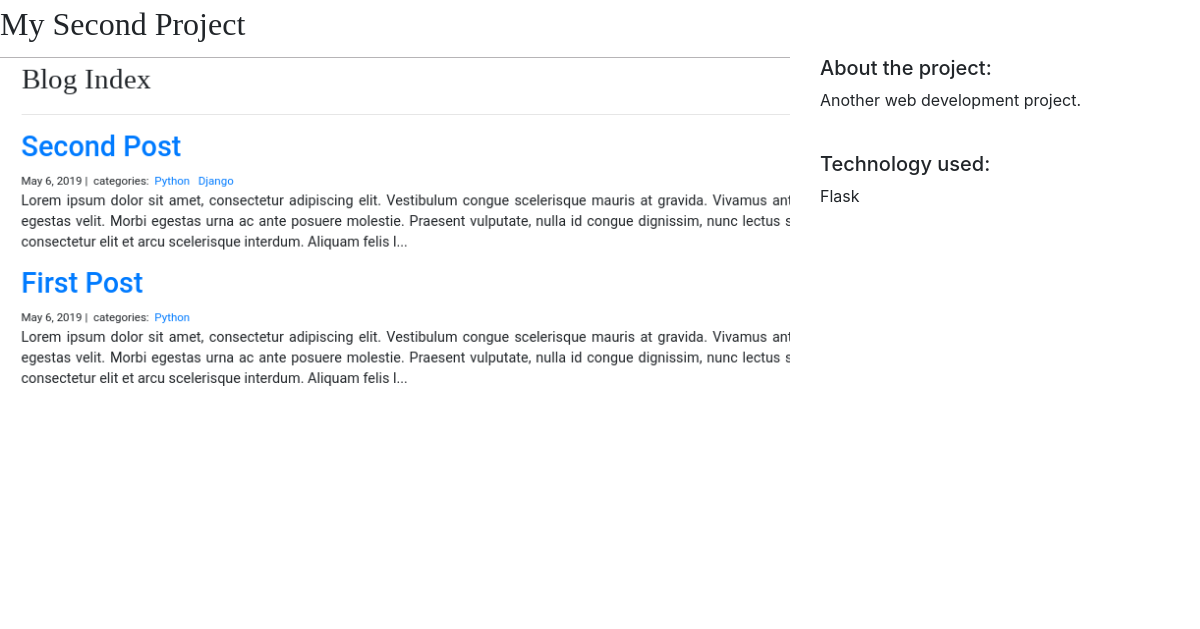
The page /2/ on the database as committed earlier.
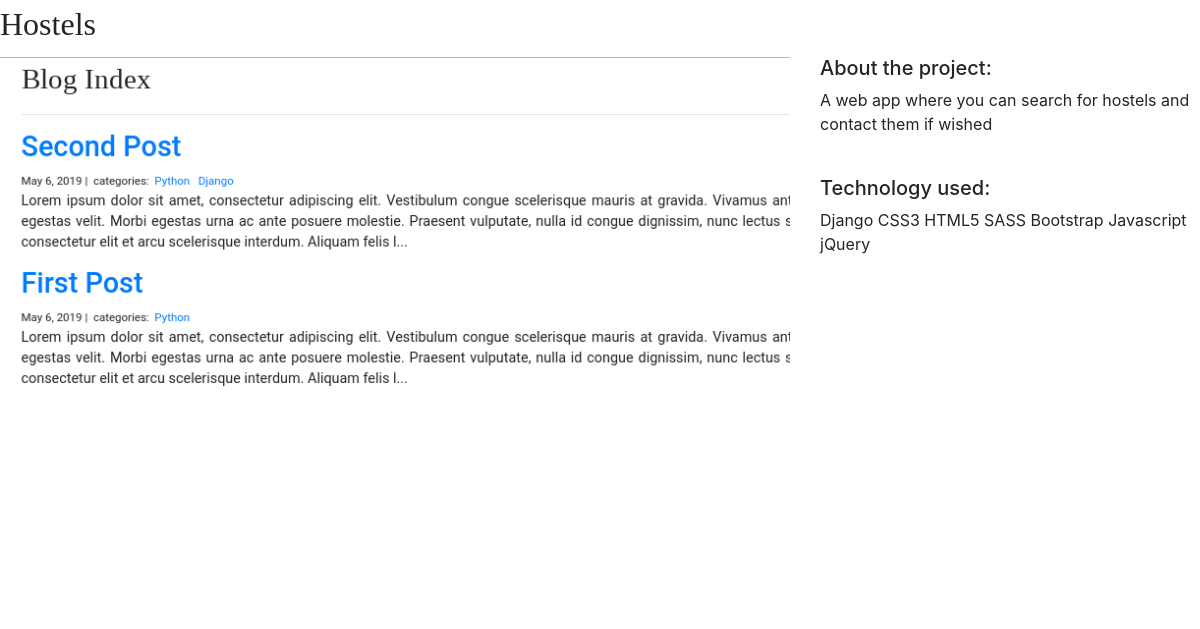
The same page on the database as committed later.
### projects/models.py (models this page shows)
class Project(models.Model):
    title = models.CharField(max_length=100)
    description = models.TextField()
    technology = models.CharField(max_length=200)
    image = models.ImageField(upload_to="project_image",
                              blank=False,
                              default="../static/img/square-ppic.jpg")

### projects/views.py (the view)
# urls.py: path("<int:pk>/", views.project_detail, name="project_detail"),
def project_detail(request, pk):
    project = Project.objects.get(pk=pk)
    context = {
        'project': project
    }
    return render(request, 'project_detail.html', context)

### projects/templates/project_detail.html
{% extends 'base.html' %}
{% load static %}
{% block page_content %}
<link rel="stylesheet" href="{% static 'css/styles.css' %} ">
    <h1>{{ project.title }}</h1>
    <div class="row">
        <div class="col-md-8">
            <img src="{% static project.image %}" alt="Project image" width="100%">
        </div>
        <div class="col-md-4">
            <h5>About the project:</h5>
            <p>{{ project.description }}</p>
            <br>
            <h5>Technology used:</h5>
            <p>{{ project.technology }}</p>
        </div>
    </div>
{% endblock %}

Rows that differ between the two databases and show on the page:
changed Project: title "My Second Project" → "Hostels"; description "Another web development project." → "A web app where you can search for hostels and contact them if wished"; technology "Flask" → "Django CSS3 HTML5 SASS Bootstrap Javascript jQuery"
